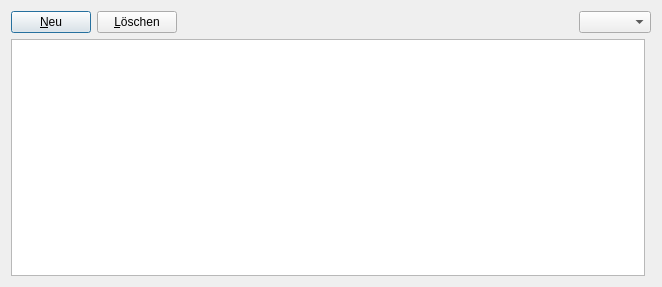
<?xml version="1.0" encoding="UTF-8"?>
<ui version="4.0">
 <class>ConfigForm</class>
 <widget class="QDialog" name="ConfigForm">
  <property name="geometry">
   <rect>
    <x>0</x>
    <y>0</y>
    <width>662</width>
    <height>287</height>
   </rect>
  </property>
  <property name="windowTitle">
   <string>Konfiguration</string>
  </property>
  <layout class="QGridLayout" name="gridLayout">
   <item row="0" column="0" rowspan="2" colspan="2">
    <layout class="QVBoxLayout" name="verticalLayout">
     <item>
      <layout class="QHBoxLayout" name="horizontalLayout_2">
       <item>
        <widget class="QPushButton" name="pushButton_newRecord">
         <property name="text">
          <string>&amp;Neu</string>
         </property>
        </widget>
       </item>
       <item>
        <widget class="QPushButton" name="pushButton_deleteRecord">
         <property name="text">
          <string>&amp;Löschen</string>
         </property>
        </widget>
       </item>
       <item>
        <spacer name="horizontalSpacer_2">
         <property name="orientation">
          <enum>Qt::Horizontal</enum>
         </property>
         <property name="sizeHint" stdset="0">
          <size>
           <width>40</width>
           <height>20</height>
          </size>
         </property>
        </spacer>
       </item>
       <item>
        <widget class="QComboBox" name="comboBox_period"/>
       </item>
      </layout>
     </item>
    </layout>
   </item>
   <item row="2" column="0">
    <widget class="QTableView" name="tableView"/>
   </item>
  </layout>
 </widget>
 <resources/>
 <connections/>
</ui>
